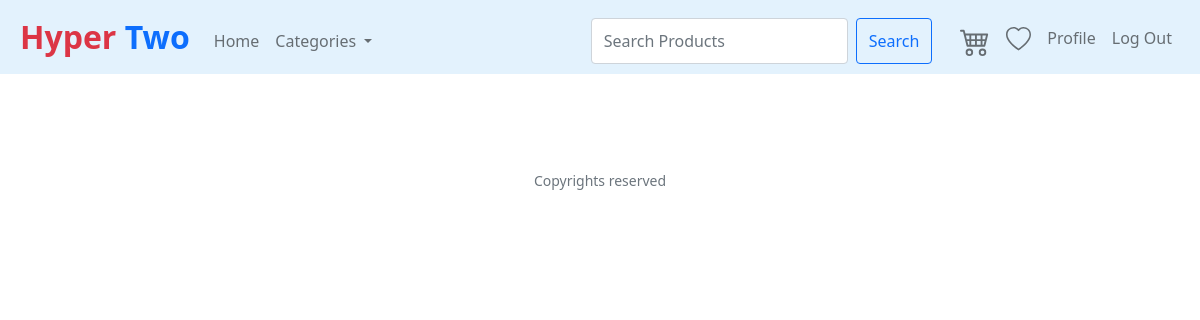
/Transactions (signed in), run on an earlier commit of the app's database.
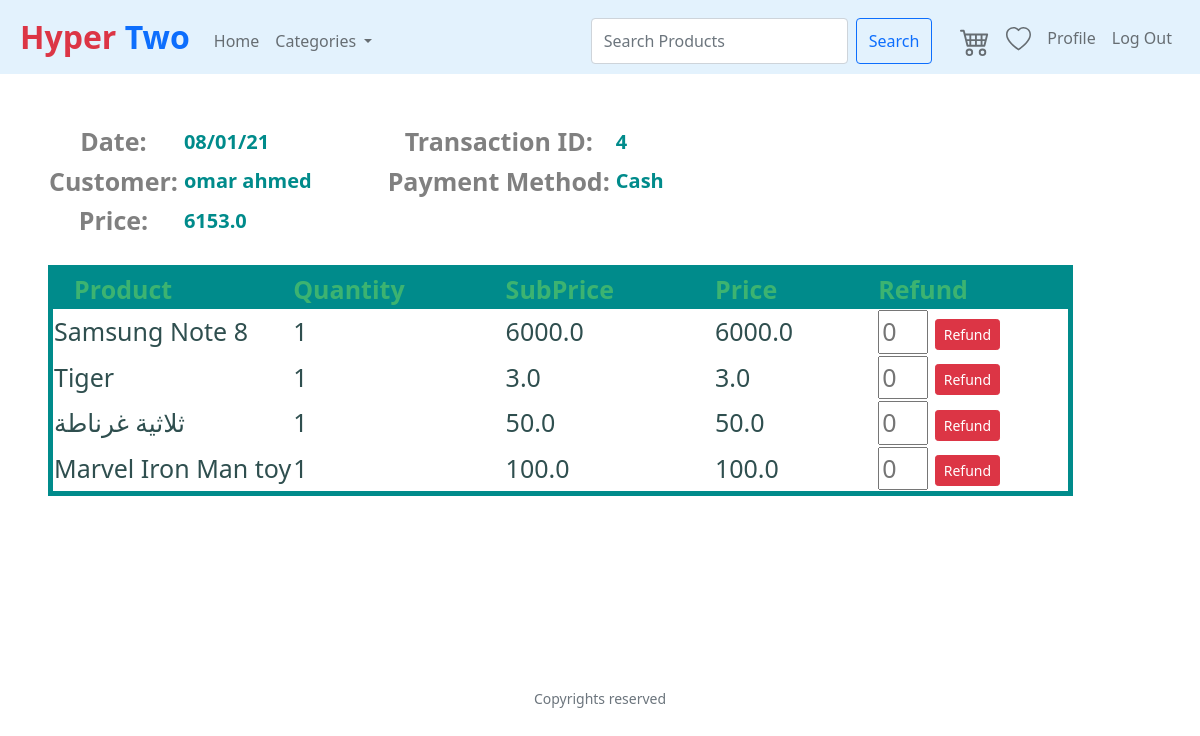
And on a later commit of the database.
### tables this page shows
CREATE TABLE Transactions (TransactionID INTEGER PRIMARY KEY AUTOINCREMENT UNIQUE NOT NULL, TransactionDate DATETIME, IsDelivered BOOLEAN, Price DOUBLE NOT NULL, PaymentMethod VARCHAR (100), CustomerID INT REFERENCES Customer (CustomerID) ON DELETE NO ACTION ON UPDATE CASCADE NOT NULL);

CREATE TABLE Customer (CustomerID INTEGER PRIMARY KEY AUTOINCREMENT UNIQUE NOT NULL, Username VARCHAR (300) NOT NULL UNIQUE, Password VARCHAR (300) NOT NULL, FirstName VARCHAR (300) NOT NULL, LastName VARCHAR (300) NOT NULL, Address VARCHAR (500), PhoneNumber VARCHAR (20), RegisterationCode VARCHAR (30) UNIQUE, CodeShares INT, PromoCode VARCHAR (300), VoucherValue INT);

CREATE TABLE Product (ProductID INTEGER PRIMARY KEY AUTOINCREMENT NOT NULL UNIQUE, ProductName VARCHAR (300) NOT NULL, ProductDescription VARCHAR (5000), Price DOUBLE NOT NULL, Quantity INT NOT NULL, InStock BOOLEAN, Rating INT CHECK (Rating > 0 and Rating < 6), ImageURL VARCHAR (1000), SupplierID INT NOT NULL REFERENCES Suppliers (SupplierID), CategoryID INT NOT NULL REFERENCES Categories (CategoryID) ON DELETE CASCADE ON UPDATE CASCADE);

CREATE TABLE Transaction_Contains_Products (TransactionID INT NOT NULL, ProductID INT NOT NULL, Quantity INT NOT NULL, PRIMARY KEY (TransactionID, ProductID), FOREIGN KEY (TransactionID) REFERENCES Transactions (TransactionID) ON DELETE CASCADE ON UPDATE CASCADE, FOREIGN KEY (ProductID) REFERENCES Product ON DELETE NO ACTION ON UPDATE NO ACTION);

### application.py (the view, shortened to what this page needs)
@app.route("/Transactions", methods=["GET", "POST"])
@login_required
def Transactions():
    categories=GetCategories()
    rows = db.execute("SELECT * FROM Transactions WHERE CustomerID = :id",
                         id=session["user_id"])
    CustomerInfo = db.execute("SELECT * FROM Customer WHERE CustomerID = :id",
                        id=session["user_id"])
    TransConPros = []
    for row in rows:
        TransConPros.append(db.execute("SELECT * FROM Transaction_Contains_Products WHERE TransactionID = :id",
        id= row["TransactionID"]))
    Product = []
    for TransConPro in TransConPros:
        for row in TransConPro:
            Product.append(db.execute("SELECT * FROM Product WHERE ProductID = :id",
            id= row["ProductID"]))
    Refunds = []
    for row in rows:
        Refunds.append(db.execute("SELECT * FROM Refunds WHERE TransactionID = :id",
        id= row["TransactionID"]))
    Refund_Product = []
    for Refund in Refunds:
        for Ref in Refund:
            Refund_Product.append(db.execute("SELECT * FROM RefundProducts WHERE RefundID = :id",
            id= Ref["RefundID"]))
    return render_template("Transactions.html" ,categories=categories,CustomerInfo = CustomerInfo ,
    rows = rows , TransConPros = TransConPros , Product = Product , Refunds = Refunds , Refund_Product =Refund_Product)

### application.py (called while the page is built)
@app.after_request
def after_request(response):
    response.headers["Cache-Control"] = "no-cache, no-store, must-revalidate"
    response.headers["Expires"] = 0
    response.headers["Pragma"] = "no-cache"
    return response

def GetCategories():
    categories=db.execute("Select * from Categories order by CategoryName")
    return categories

### helpers.py (called while the page is built)
def login_required(f):
    @wraps(f)
    def decorated_function(*args, **kwargs):
        if session.get("user_id") is None:
            return redirect("/login")
        return f(*args, **kwargs)
    return decorated_function

### templates/Transactions.html (shortened to what this page needs)
{% extends "layout.html" %}
{% block main %}
{% for row in rows%}
    <table class = "TransactionH">
        <thead class = "Head">
            <tr class = "H1">
                <th class = "Const"> Date: </th>
                <th class = "Var"> {{row.TransactionDate}} </th>
                <th class = "Const"> Transaction ID: </th>
                <th class = "Var"> {{row.TransactionID}} </th>
            </tr>
            <tr class = "H2">
                <th class = "Const"> Customer: </th>
                <th class = "Var"> {{CustomerInfo[0].FirstName}} {{CustomerInfo[0].LastName}} </th>
                <th class = "Const"> Payment Method: </th>
                <th class = "Var"> {{row.PaymentMethod}} </th>
            </tr>
            <tr class = "H3">
                <th class = "Const"> Price: </th>
                <th class = "Var"> {{row.Price}} </th>
            </tr>
        </thead>
    </table>
    <br>
    <table class = "TransactionB">
        <thead>
            <tr>
                <th class = "Fix"> Product </th>
                <th class = "Fix"> Quantity </th>
                <th class = "Fix"> SubPrice </th>
                <th class = "Fix"> Price </th>
                <th class = "Fix"> Refund </th>
            </tr>
        </thead>
        <tbody>
            {% for Trans in TransConPros %}
                {% for Tran in Trans %}
                    {% for Pro in Product %}
                        {% if row.TransactionID == Tran.TransactionID and Pro[0].ProductID == Tran.ProductID %}
                            <tr class = "T1R1">
                            <td> {{ Pro[0].ProductName }} </td>
                            <td> {{ Tran.Quantity }} </td>
                            <td> {{ Pro[0].Price }} </td>
                            <td> {{ Tran.Quantity * Pro[0].Price }} </td>
                            <td>
                                    <form action="/Transactions" method="post">
                                        <input type="number" name="Refund_Quantity" min="1" placeholder="0" style="width: 50px" required />
                                        <button class="btn btn-sm btn-danger" type="submit">Refund</button>
                                    </form>
                            </td>
                        </tr>
                        {% endif %}
                    {% endfor %}
                {% endfor %}
            {% endfor %}
        </tbody>
    </table>
<br><br><br><br><br><br>
{% endfor %}
{% endblock %}

### templates/layout.html (shortened to what this page needs)
<!DOCTYPE html>
<html lang="en">
    <head>
        <link href="https://cdn.jsdelivr.net/npm/bootstrap@5.0.0-beta1/dist/css/bootstrap.min.css" rel="stylesheet">
        <link rel="stylesheet" href="https://cdnjs.cloudflare.com/ajax/libs/font-awesome/4.7.0/css/font-awesome.min.css">
        <link href="/static/styles.css" rel="stylesheet">
    </head>
    <body>
        <nav class="navbar navbar-expand-md navbar-light" style="background-color: #e3f2fd;">
            <a class="navbar-brand" href="/"><span class="text-danger">Hyper </span><span class="text-primary">Two</span> </a>
            <ul class="navbar-nav mr-auto mt-2">
                <li class="nav-item"><a class="nav-link" href="/">Home</a></li>
                <li class="nav-item dropdown">
                    <a class="nav-link dropdown-toggle" href="#" id="navbarDropdownMenuLink" role="button" data-bs-toggle="dropdown" aria-expanded="false">
                      Categories
                    </a>
                </li>
            </ul>
            <ul class="navbar-nav ml-auto mt-2" style="position: Absolute; right: 20px;" id= "search">
                <form class="d-flex" action="/search" method="POST" style="padding-right: 20px;">
                    <input class="form-control me-2" name="search" type="search" placeholder="Search Products" aria-label="Search">
                    <button class="btn btn-outline-primary" type="submit">Search</button>
                  </form>
                {% if session.user_id %}
                        <li class="nav-item"><a class="nav-link" href="/cart"></a></li>
                          <li class="nav-item"><a class="nav-link" href="/wishlist"></a></li>
                        <li class="nav-item"><a class="nav-link" href="/Profile">Profile</a></li>
                        <li class="nav-item"><a class="nav-link" href="/logout">Log Out</a></li>
                {% else %}
                        <li class="nav-item"><a class="nav-link" href="/register">Register</a></li>
                        <li class="nav-item"><a class="nav-link" href="/login">Log In</a></li>
                {% endif %}
             </ul>
        </nav>
        <main class="container-fluid p-5">
            {% block main %}{% endblock %}
        </main>
        <footer class="small text-center text-muted">
            Copyrights reserved
        </footer>
    </body>
</html>

### static/styles.css (style rules this page uses)
body { perspective: 1000px; transform-style: preserve-3d; }
nav .navbar-brand { font-size: xx-large; padding-left: 20px; font-weight: bolder; }
main { overflow-x: auto; text-align: center; }
main th.Const { font-size: 25px; color:grey; padding-right:5px; }
main th.Var { font-size: 20px; color:darkcyan; padding-right:75px; text-align: left; }
main th.Fix { font-size: 25px; color:mediumseagreen; padding-right:100px; background-color:darkcyan; }
main table.TransactionB { border: 5px solid darkcyan; }
main tbody { font-weight: 500; font-size: 25px; color:darkslategray; text-align: left; }
main button { background-color: #537fbe; text-align: left; }

What changed in the data, as far as the page shows it:
added Transactions: TransactionDate "08/01/21", TransactionID "4", PaymentMethod "Cash", Price "6153.0"
now on this page (row unchanged): Customer: FirstName "omar", LastName "ahmed"
added Transaction_Contains_Products: Quantity "1", Tran.Quantity*Pro[0].Price "6000.0"
now on this page (row unchanged): Product: ProductName "Samsung Note 8", Price "6000.0"
added Transaction_Contains_Products: Quantity "1", Tran.Quantity*Pro[0].Price "3.0"
now on this page (row unchanged): Product: ProductName "Tiger", Price "3.0"
added Transaction_Contains_Products: Quantity "1", Tran.Quantity*Pro[0].Price "50.0"
now on this page (row unchanged): Product: ProductName "ثلاثية غرناطة", Price "50.0"
added Transaction_Contains_Products: Quantity "1", Tran.Quantity*Pro[0].Price "100.0"
now on this page (row unchanged): Product: ProductName "Marvel Iron Man toy", Price "100.0"
